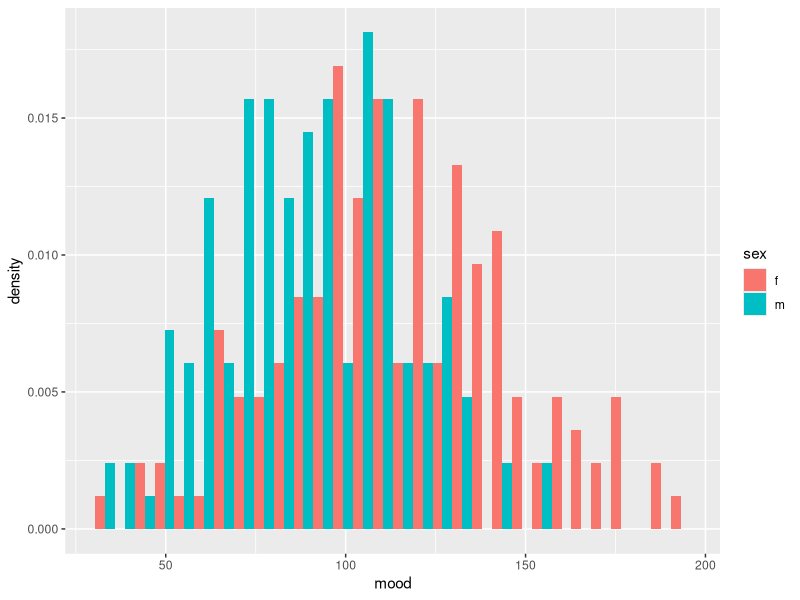
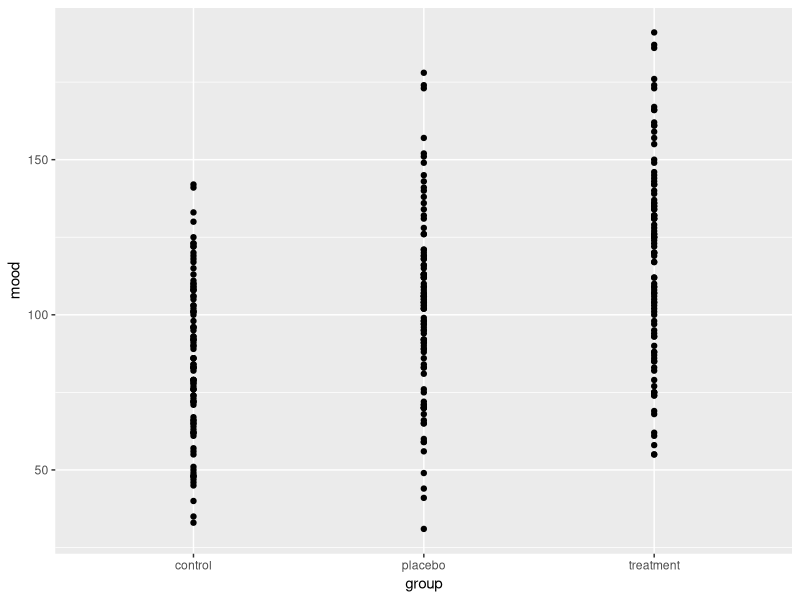
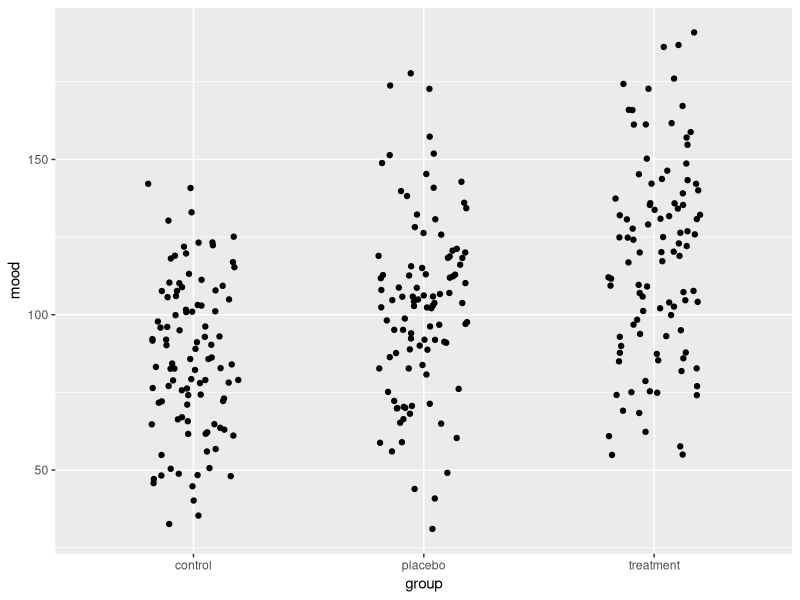
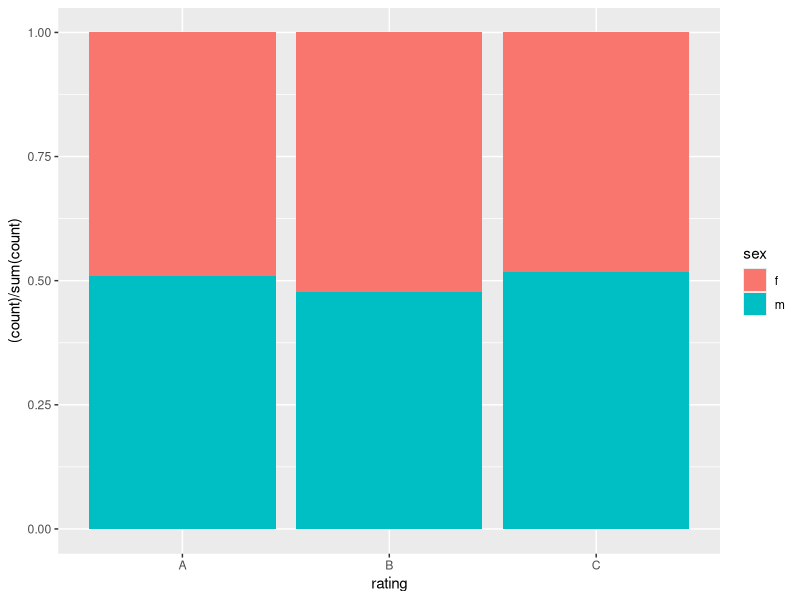
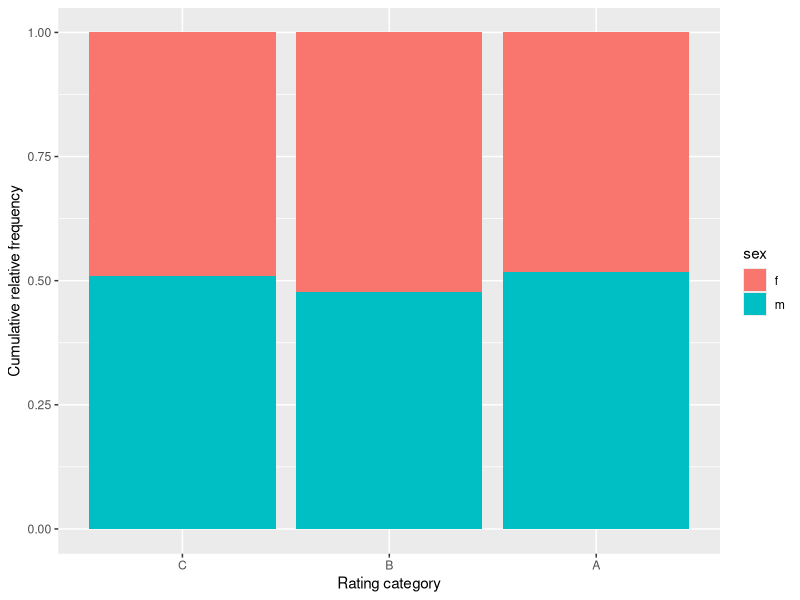
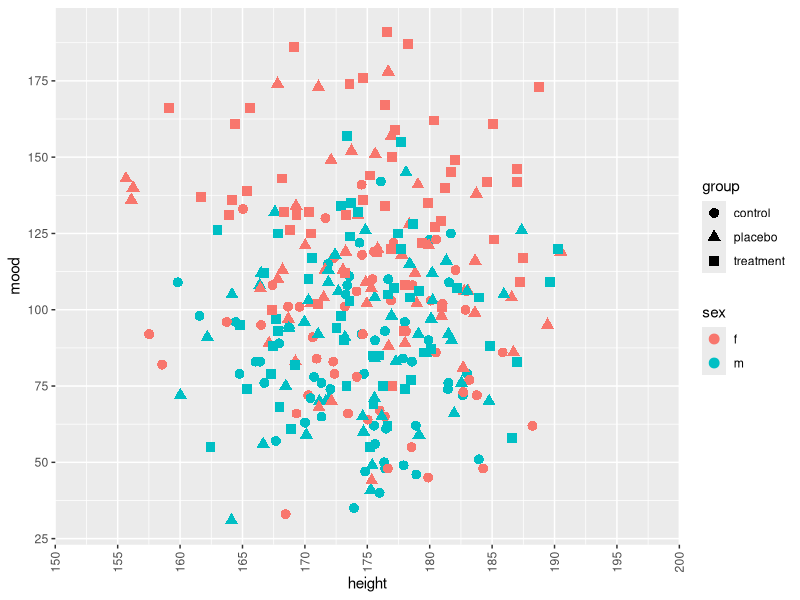
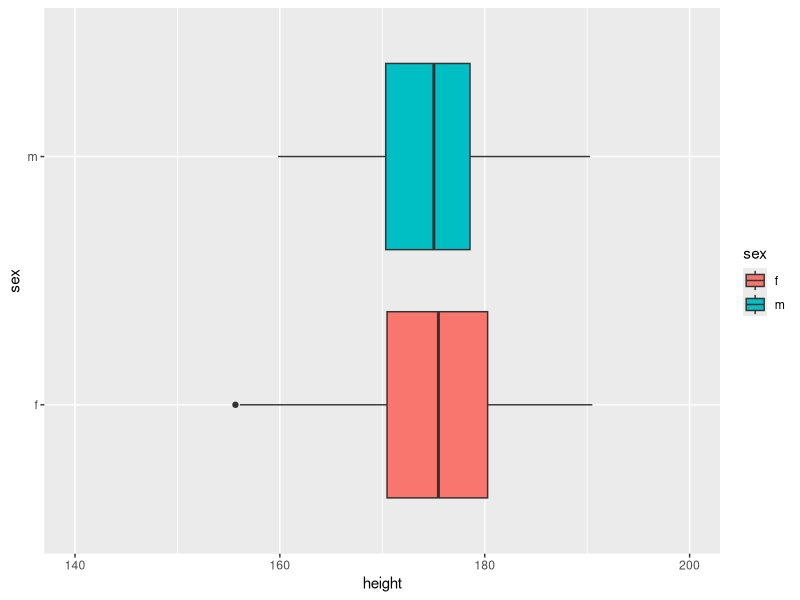
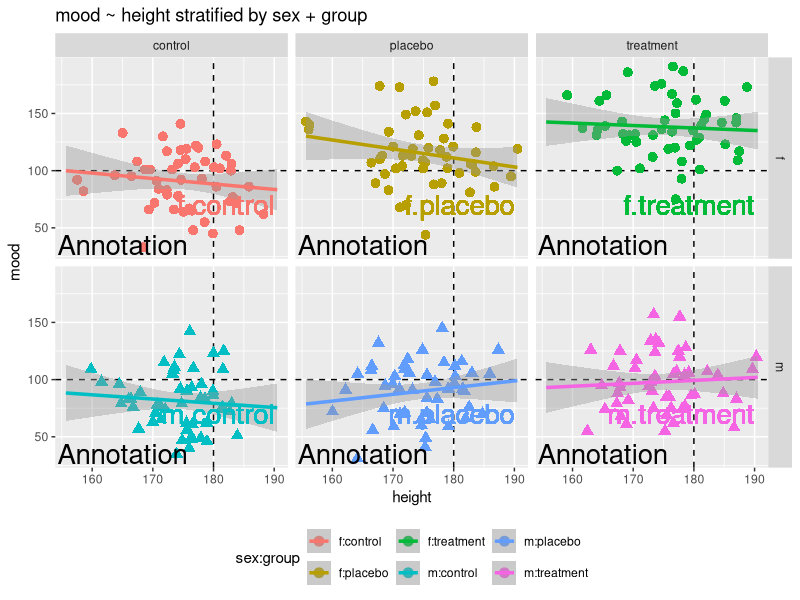

The R script that drew these images, in order:
## ---- chunk 1
wants <- c("ggplot2", "colorspace")
has   <- wants %in% rownames(installed.packages())
if(any(!has)) install.packages(wants[!has])
## ---- chunk 2
Njk    <- 50
P      <- 3
Q      <- 2
IQ     <- rnorm(P*Q*Njk, mean=100, sd=15)
height <- rnorm(P*Q*Njk, mean=175, sd=7)
rating <- factor(sample(LETTERS[1:3], Njk*P*Q, replace=TRUE))
sex    <- factor(rep(c("f", "m"), times=P*Njk))
group  <- factor(rep(c("control", "placebo", "treatment"), each=Q*Njk))
sgComb <- interaction(sex, group)
mood   <- round(rnorm(P*Q*Njk, mean=c(85, 80, 110, 90, 130, 100)[sgComb], sd=25))
myDf   <- data.frame(sex, group, sgComb, IQ, height, rating, mood)
## ---- chunk 3
library(ggplot2)
ggplot(myDf, aes(x=mood, fill=sex)) +
    geom_histogram(aes(y=..density..), position=position_dodge())
## ---- chunk 4
ggplot(myDf, aes(x=group, y=mood)) +
    geom_point()
## ---- chunk 5
ggplot(myDf, aes(x=group, y=mood)) +
    geom_point(position=position_jitter(width=0.2))
## ---- chunk 6
ggplot(myDf, aes(x=rating, group=sex, fill=sex)) +
    geom_bar(stat="count",
             aes(y=(..count..) / sum(..count..)),
             position=position_fill())
## ---- chunk 7
levels(myDf$rating)
levels(myDf$rating) <- rev(levels(myDf$rating))
ggplot(myDf, aes(x=rating, group=sex, fill=sex)) +
    geom_bar(stat="count",
             aes(y=(..count..) / sum(..count..)),
             position=position_fill()) +
    labs(x="Rating category", y="Cumulative relative frequency")
## ---- chunk 8
ggplot(myDf, aes(x=height, y=mood, colour=sex, shape=group)) +
    geom_point(size=3) +
    scale_x_continuous(limits=c(150, 200),
                       expand=c(0, 0),
                       breaks=seq(150, 200, by=5)) +
    scale_y_continuous(n.breaks=8) +
    guides(x=guide_axis(angle=90))
## ---- chunk 9
ggplot(myDf, aes(x=sex, y=height, fill=sex)) +
    geom_boxplot() +
    coord_flip(ylim=c(140, 200))
## ---- chunk 10
ggplot(myDf, aes(x=height, y=mood, colour=sex:group, shape=sex)) +
    geom_hline(aes(yintercept=100), linetype=2) +
    geom_vline(aes(xintercept=180), linetype=2) +
    geom_point(size=3) +
    geom_smooth(method=lm, se=TRUE, size=1.2, fullrange=TRUE) +
    facet_grid(sex ~ group) +
    labs(title="mood ~ height stratified by sex + group") +
    geom_text(aes(x=190, y=70, label=sgComb),
              size=7, hjust="right", show.legend=FALSE) +
    annotate("text", x=165, y=35, size=7, label="Annotation") +
    guides(shape="none") +
    theme(legend.position="bottom")
## ---- chunk 11
library(colorspace)
(groupM <- aggregate(mood ~ sex + group, data=myDf, FUN=mean))

ggplot(groupM, aes(x=group, y=mood, color=sex, shape=sex, group=sex)) +
    geom_point(size=8, stroke=2) +
    geom_line(size=2, linetype="dashed") +
    scale_shape_discrete(solid=FALSE)

ggplot(myDf, aes(x=mood, fill=group)) +
    geom_histogram(aes(y=..density..), alpha=0.5) +
    geom_density(alpha=0.7) +
    scale_fill_discrete_qualitative()
## ---- chunk 12
ggplot(myDf, aes(x=mood, fill=group)) +
    geom_histogram(aes(y=..density..), alpha=0.5) +
    geom_density(alpha=0.7) +
    scale_fill_discrete_qualitative() +
    theme_bw()
## ---- chunk 13
ggplot(myDf, aes(x=sex, y=height, fill=sex)) +
    geom_boxplot() +
    coord_flip(ylim=c(140, 200)) +
    theme_minimal()
## ---- chunk 14
try(detach(package:ggplot2))
try(detach(package:colorspace))
